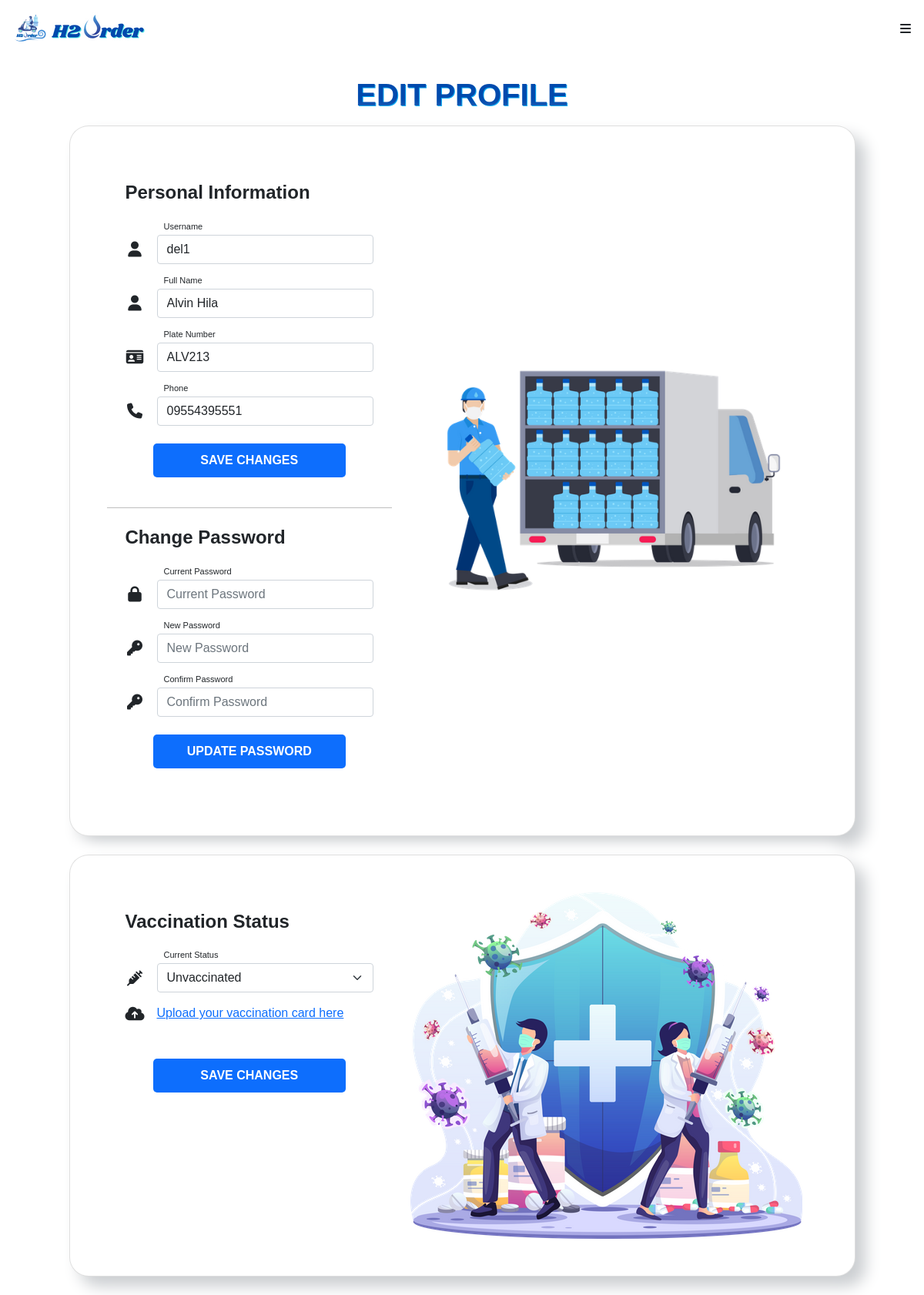
The app's page /deliveryman/settings.php (signed in) with its own data.
### tables this page shows
CREATE TABLE `deliveryman` (
  `deliveryman_id` int(11) NOT NULL,
  `merchant_id` int(11) NOT NULL,
  `name` varchar(255) NOT NULL,
  `username` varchar(255) NOT NULL,
  `password` varchar(255) NOT NULL,
  `plate_number` varchar(255) NOT NULL,
  `contact_number` varchar(255) NOT NULL,
  `vaccination_status` varchar(255) NOT NULL,
  `photo` varchar(255) NOT NULL,
  `d_latitude` varchar(255) NOT NULL,
  `d_longitude` varchar(255) NOT NULL
);

### deliveryman/settings.php (the view, shortened to what this page needs)
<?php
require '../connection.php';
?>
<!DOCTYPE html>
<html>
    <head>
      <link href="https://cdn.jsdelivr.net/npm/bootstrap@5.0.2/dist/css/bootstrap.min.css" rel="stylesheet">
        <link rel="stylesheet" href="main.css">
    </head>
    <body style="background-color: white" >
      <?php include 'navbar.php' ?>
      <p class="text-center h1 fw-bold mb-3 mx-1 mx-md-4 mt-4"
      style="color:#004aad;text-shadow: 1px 1px #03a9f4;">EDIT PROFILE
      </p>
      <?php
            $query = $conn->query("SELECT * FROM `deliveryman` WHERE `deliveryman_id` = '$_SESSION[deliveryman_id]'") or die(mysqli_error());
            $fetch = $query->fetch_array();
          ?>
<div class="vh-200" style="" >
  <div class="container h-200">
    <div class="row d-flex justify-content-center align-items-center h-100">
      <div class="col-lg-12 col-xl-11">
        <div class="card text-black" style="border-radius: 25px;">
          <div class="card-body p-md-5">
            <div class="row justify-content-center">
              <div class="col-md-10 col-lg-6 col-xl-5 order-2 order-lg-1">
                <p class="text-left h4 fw-bold mb-3 mx-1 mx-md-4 mt-4">Personal Information</p>
                <form class="mx-1 mx-md-4" action="action.php?deliveryman_id=<?php echo $fetch['deliveryman_id']?>" method="POST" enctype="multipart/form-data">
                  <label class="labels" style=" font-size: 11px; margin-left:50px;">Username</label>
                <div class="d-flex flex-row align-items-center mb-2">
                    <i class="fas fa-user fa-lg me-3 fa-fw"></i>
                    <div class="form-outline flex-fill mb-0">
                      <input type="text" name="username" value="<?php echo $fetch['username']?>" id="form3Example1c" class="form-control" placeholder="Username" />
                    </div>
                  </div>
                  <label class="labels" style=" font-size: 11px; margin-left:50px;">Full Name</label>
                  <div class="d-flex flex-row align-items-center mb-2">
                    <i class="fas fa-user fa-lg me-3 fa-fw"></i>
                    <div class="form-outline flex-fill mb-0">
                      <input type="text" name="name" value="<?php echo $fetch['name']?>" id="form3Example3c" class="form-control" placeholder="Business Name"/>
                    </div>
                  </div>
                  <label class="labels" style=" font-size: 11px; margin-left:50px;">Plate Number</label>
                  <div class="d-flex flex-row align-items-center mb-2">
                    <i class="fas fa-id-card fa-lg me-3 fa-fw"></i>
                    <div class="form-outline flex-fill mb-0">
                      <input type="text" name="plate_number" value="<?php echo $fetch['plate_number']?>" id="form3Example3c" class="form-control" placeholder="Address"/>
                    </div>
                  </div>
                  <label class="labels" style=" font-size: 11px; margin-left:50px;">Phone</label>
                  <div class="d-flex flex-row align-items-center mb-2">
                    <i class="fas fa-phone fa-lg me-3 fa-fw"></i>
                    <div class="form-outline flex-fill mb-0">
                      <input type="text" name="contact_number" value="<?php echo $fetch['contact_number']?>" id="form3Example4cd" class="form-control" placeholder="Phone" />
                    </div>
                  </div>
                  <div class="d-flex justify-content-center mx-4 mb-3 mb-lg-4">
                    <button style="width:250px;" type="submit" name="editProfile" class="btn btn-primary btn-lg">Save Changes</button>
                  </div>
                  </form>
<hr style="color:black;">
<p class="text-left h4 fw-bold mb-3 mx-1 mx-md-4 mt-4">Change Password</p>
<form name="frmChange" class="mx-1 mx-md-4" method="POST" onSubmit="return validatePassword()" enctype="multipart/form-data">
                  <label class="labels" style=" font-size: 11px; margin-left:50px;">Current Password</label>
                  <div class="d-flex flex-row align-items-center mb-2">
                    <i class="fas fa-lock fa-lg me-3 fa-fw"></i>
                    <div class="form-outline flex-fill mb-0">
                      <input required type="password" name="op" class="form-control" placeholder="Current Password"/>
                    </div>
                  </div>
                  <label class="labels" style=" font-size: 11px; margin-left:50px;">New Password</label>
                  <div class="d-flex flex-row align-items-center mb-2">
                    <i class="fas fa-key fa-lg me-3 fa-fw"></i>
                    <div class="form-outline flex-fill mb-0">
                      <input required type="password" name="np"  class="form-control" placeholder="New Password"/>
                    </div>
                  </div>
                  <label class="labels" style=" font-size: 11px; margin-left:50px;">Confirm Password</label>
                  <div class="d-flex flex-row align-items-center mb-2">
                    <i class="fas fa-key fa-lg me-3 fa-fw"></i>
                    <div class="form-outline flex-fill mb-0">
                      <input required type="password"  id="c_np" class="form-control" placeholder="Confirm Password"/>
                    </div>
                  </div>
                  <div class="d-flex justify-content-center mx-4 mb-3 mb-lg-4">
                    <button style="width:250px;" type="submit" name="submit" class="btn btn-primary btn-lg">Update Password</button>
                  </div>
                </form>
              </div>
              <div class="col-md-10 col-lg-6 col-xl-7 d-flex align-items-center order-1 order-lg-2">
                <img src="../img/watacc.png" class="img-fluid" alt="Sample image">
              </div>
            </div>
          </div>
        </div>
      </div>
    </div>
  </div>
</div>
<br>
<div class="vh-200" >
  <div class="container h-200">
    <div class="row d-flex justify-content-center align-items-center h-100">
      <div class="col-lg-12 col-xl-11">
        <div class="card text-black" style="border-radius: 25px;">
          <div class="card-body p-md-5">
            <div class="row justify-content-center">
              <div class="col-md-10 col-lg-6 col-xl-5 order-2 order-lg-1">
                <p class="text-left h4 fw-bold mb-3 mx-1 mx-md-4 mt-4">Vaccination Status</p>
                <form class="mx-1 mx-md-4" action="action.php?deliveryman_id=<?php echo $fetch['deliveryman_id']?>" method="POST" enctype="multipart/form-data">
                  <label class="labels" style=" font-size: 11px; margin-left:50px;">Current Status</label>
                <div class="d-flex flex-row align-items-center mb-2">
                    <i class="fas fa-syringe fa-lg me-3 fa-fw"></i>
                    <div class="form-outline flex-fill mb-0">
                      <select class = "form-select" required = required name = "vaccination_status">
                        <option value = "Unvaccinated"
                          <?php if($fetch['vaccination_status'] == "Unvaccinated"){echo "selected";}?>>Unvaccinated
                        </option>
                      </select>
                    </div>
                  </div>
                  <div class="d-flex flex-row align-items-center mb-2" style="margin-top: 15px">
                     <i class="fas fa-cloud-upload-alt fa-lg me-3 fa-fw"></i>
                    <div class="form-outline flex-fill mb-0">
                      <a href="#" data-bs-toggle="modal" data-bs-target="#myModal"> Upload your vaccination card here</a>
                    </div>
                  </div>
                  <br>
                  <div class="d-flex justify-content-center mx-4 mb-3 mb-lg-4">
                    <button style="width:250px; " type="submit" name="editVacstat" class="btn btn-primary btn-lg">Save Changes</button>
                  </div>
                  </form>
              </div>
              <div class="col-md-10 col-lg-6 col-xl-7 d-flex align-items-center order-1 order-lg-2">
                <img src="../img/vacci.webp" class="img-fluid" alt="Sample image">
              </div>
            </div>
          </div>
        </div>
      </div>
    </div>
  </div>
</div>
<br>
    </body>
</html>

### main.css (style rules this page uses)
:root { --bs-blue: #0d6efd; --bs-indigo: #6610f2; --bs-purple: #6f42c1; --bs-pink: #d63384; --bs-red: #dc3545; --bs-orange: #fd7e14; --bs-yellow: #ffc107; --bs-green: #198754; --bs-teal: #20c997; --bs-cyan: #0dcaf0; --bs-white: #fff; --bs-gray: #6c757d; --bs-gray-dark: #343a40; --bs-primary: #0d6efd; --bs-secondary: #6c757d; --bs-success: #198754; --bs-info: #0dcaf0; --bs-warning: #ffc107; --bs-danger: #dc3545; --bs-light: #f8f9fa; --bs-dark: #212529; --bs-font-sans-serif: system-ui, -apple-system, "Segoe UI", Roboto, "Helvetica Neue", Arial, "Noto Sans", "Liberation Sans", sans-serif, "Apple Color Emoji", "Segoe UI Emoji", "Segoe UI Symbol", "Noto Color Emoji"; --bs-font-monospace: SFMono-Regular, Menlo, Monaco, Consolas, "Liberation Mono", "Courier New", monospace; --bs-gradient: linear-gradient( 180deg, rgba(255, 255, 255, 0.15), rgba(255, 255, 255, 0) ); }
* { margin: 0; padding: 0; box-sizing: border-box; font-family: "Poppins", sans-serif; }
body { background: #ecf0f3; }

### deliveryman/navbar.php (style rules this page uses)
:root { --transition: all 0.7s ease; --yellow: #f9d342; --dark: #292826; }
* { box-sizing: border-box; padding: 0; margin: 0; font-family: "Poppins", sans-serif; }
html { scroll-behavior: smooth; }
.btn { font-size: 16px; text-transform: uppercase; font-weight: 600; border: none; border-radius: 5px; padding: 10px; width: 140px; display: block; margin: 15px auto; cursor: pointer; transition: var(--transition); }

### deliveryman/settings.php (style rules this page uses)
.card { box-shadow: 13px 13px 20px #cbced1, -13px -13px 20px #fff; }

### records on screen
deliveryman: username "del1", name "Alvin Hila", plate_number "ALV213", contact_number "09554395551", vaccination_status "Unvaccinated"
